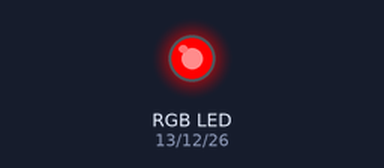
The sketch below on a simulated ESP32. Shown: an RGB LED mixed from three pins (HIGH = lit). Dim RGB values are drawn brighter than linear.

Above: at 0.05 s.
At 0.75 s:
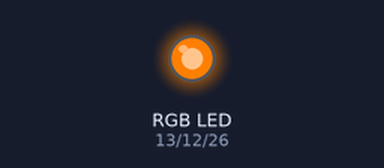
At 1.5 s:
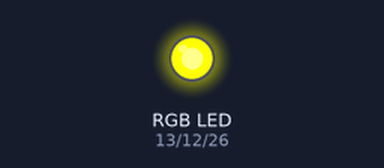
At 1.85 s:
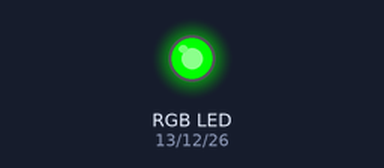
At 2.25 s:
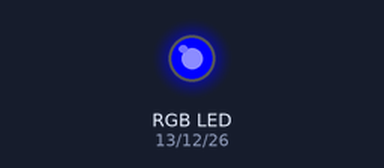
At 3.0 s:
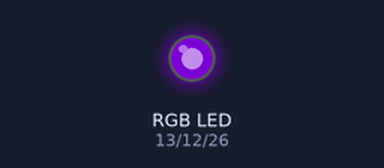
Timing chart, 0 to 6.9 s (numbered marks = the images above):
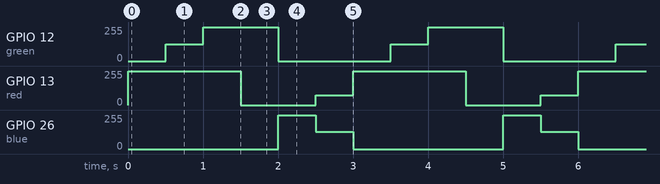

Measured:
- by itself, GPIO 12 (green): repeats every 3.0 s: 255/255 1.0 s, 0/255 1.5 s, 127/255 0.50 s
- by itself, GPIO 13 (red): repeats every 3.0 s: 0/255 1.0 s, 75/255 0.50 s, 255/255 1.5 s
- by itself, GPIO 26 (blue): repeats every 3.0 s: 129/255 0.50 s, 0/255 2.0 s, 255/255 0.50 s

The sketch:

rgb2.ino
```cpp
#define red 13
#define green 12
#define blue 26

#define rCh 0
#define gCh 1
#define bCh 2

static int count = 0;

static int redVals[] = {255, 255, 255, 0, 0, 75};
static int greenVals[] = {0, 127, 255, 255, 0, 0};
static int blueVals[] = {0, 0, 0, 0, 255, 130};
void setup() {
  Serial.begin(115200);
  pinMode(red,OUTPUT);
  pinMode(green,OUTPUT);
  pinMode(blue,OUTPUT);

  digitalWrite(red,LOW);
  digitalWrite(green,LOW);
  digitalWrite(blue,LOW);

  ledcAttachPin( red, rCh ); //assign RGB led pins to channels
  ledcAttachPin( green, gCh );
  ledcAttachPin( blue, bCh );
  ledcSetup( rCh, 1000, 8 ); //1 kHz PWM, 8-bit resolution
  ledcSetup( gCh, 1000, 8 );
  ledcSetup( bCh, 1000, 8 );
}

void loop() {
  ledcWrite(rCh, redVals[count]);
  ledcWrite(gCh, greenVals[count]);
  ledcWrite(bCh, blueVals[count]);

  delay(500);
  count++;

  if (count >= 6) // if 6 rotations then, reset)
  {
    count=0;
  }
}
```
